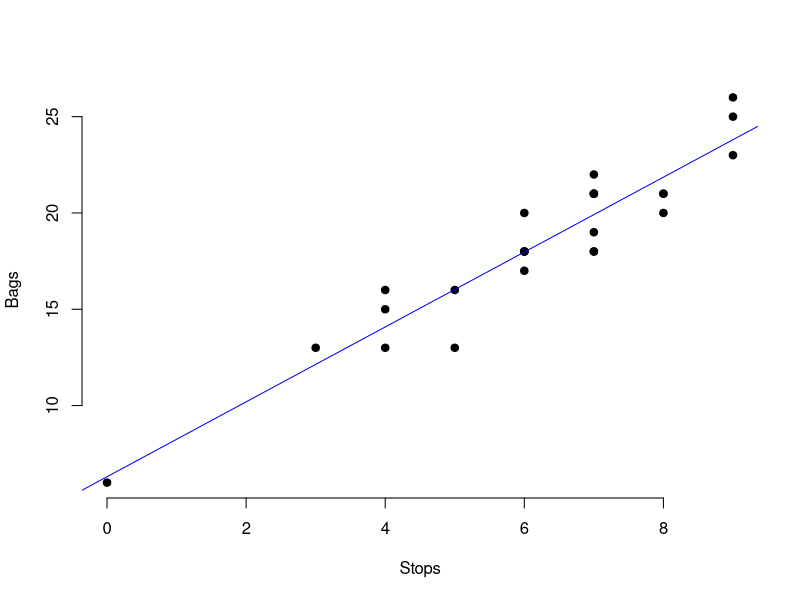

Generate this figure with R:
# Title     : Regression Analysis
# Objective : TODO
# Created by: oscarhernandezlopez
# Created on: 28/07/21

data<-read.csv("Tea bags-Table 1.csv",
               header = TRUE,
               sep = ",",
               stringsAsFactors = FALSE,
               skip = 7) [ ,1:3]

linearMod <- lm(data$Bags ~ data$Stops,data = data)
summary(linearMod)

plot(x=data$Stops, y=data$Bags, xlab="Stops",ylab = "Bags",pch = 19,frame=FALSE)
abline(linearMod, col="blue")

## p-value is less 0.05 so there is a significant relationship between stops and bags
## R-squared is high, so the stops are a strong predictor for the number of broken tea bags



